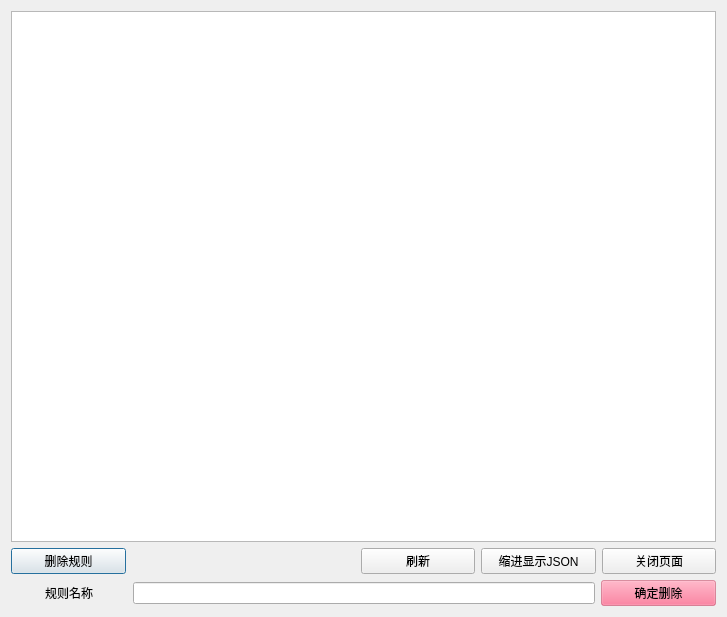
<?xml version="1.0" encoding="UTF-8"?>
<ui version="4.0">
 <class>ShowAlertRuleDialog</class>
 <widget class="QDialog" name="ShowAlertRuleDialog">
  <property name="geometry">
   <rect>
    <x>0</x>
    <y>0</y>
    <width>727</width>
    <height>617</height>
   </rect>
  </property>
  <property name="windowTitle">
   <string>报警规则查看</string>
  </property>
  <property name="styleSheet">
   <string notr="true">QPushButton#pBtn_confirmDelete{
	background-color: rgba(255, 85, 127,120);
}</string>
  </property>
  <layout class="QGridLayout" name="gridLayout">
   <item row="0" column="0">
    <widget class="QTextBrowser" name="tBrow_alertRule"/>
   </item>
   <item row="1" column="0">
    <layout class="QHBoxLayout" name="horizontalLayout" stretch="5,10,5,5,5">
     <item>
      <widget class="QPushButton" name="pBtn_deleteRule">
       <property name="text">
        <string>删除规则</string>
       </property>
       <property name="checkable">
        <bool>true</bool>
       </property>
      </widget>
     </item>
     <item>
      <spacer name="horizontalSpacer">
       <property name="orientation">
        <enum>Qt::Horizontal</enum>
       </property>
       <property name="sizeHint" stdset="0">
        <size>
         <width>40</width>
         <height>20</height>
        </size>
       </property>
      </spacer>
     </item>
     <item>
      <widget class="QPushButton" name="pBtn_refresh">
       <property name="text">
        <string>刷新</string>
       </property>
      </widget>
     </item>
     <item>
      <widget class="QPushButton" name="pBtn_format">
       <property name="text">
        <string>缩进显示JSON</string>
       </property>
       <property name="checkable">
        <bool>true</bool>
       </property>
      </widget>
     </item>
     <item>
      <widget class="QPushButton" name="pBtn_close">
       <property name="text">
        <string>关闭页面</string>
       </property>
      </widget>
     </item>
    </layout>
   </item>
   <item row="2" column="0">
    <layout class="QHBoxLayout" name="horizontalLayout_2" stretch="5,20,5">
     <item>
      <widget class="QLabel" name="label_ruleName">
       <property name="text">
        <string>规则名称</string>
       </property>
       <property name="alignment">
        <set>Qt::AlignCenter</set>
       </property>
       <property name="buddy">
        <cstring>lineE_ruleName</cstring>
       </property>
      </widget>
     </item>
     <item>
      <widget class="QLineEdit" name="lineE_ruleName"/>
     </item>
     <item>
      <widget class="QPushButton" name="pBtn_confirmDelete">
       <property name="text">
        <string>确定删除</string>
       </property>
      </widget>
     </item>
    </layout>
   </item>
  </layout>
 </widget>
 <resources/>
 <connections/>
</ui>
